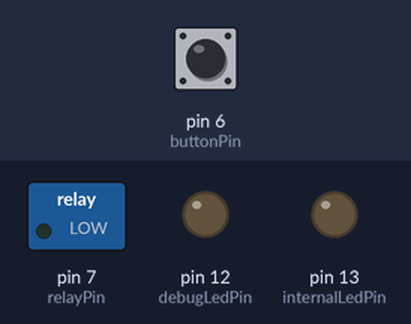
A sketch run on a simulated Arduino Uno, built with avr-gcc and run on an emulated ATmega328P. Parts: switched loads named in the sketch (green lamp = pin HIGH), output pins drawn as LEDs (lit = HIGH). Inputs (shaded band) come from the test bench; at power-on: pin 6 (buttonPin) LOW.

Above: at 1.2 s.
1.3 s: pin 6 (buttonPin) pulled HIGH for 1 s
At 2.45 s:
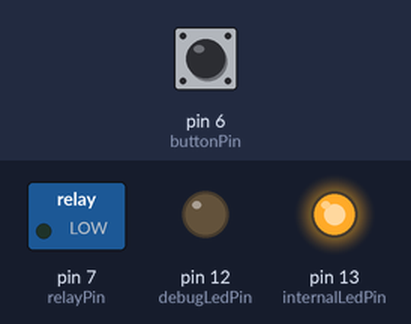
At 8.2 s:
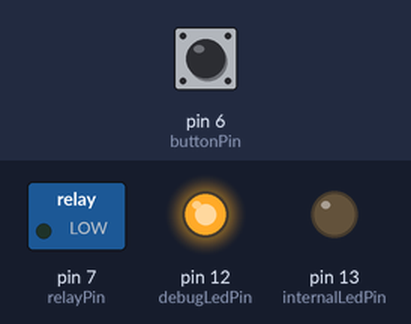
8.3 s: pin 6 (buttonPin) pulled HIGH for 3.2 s
At 11.8 s:
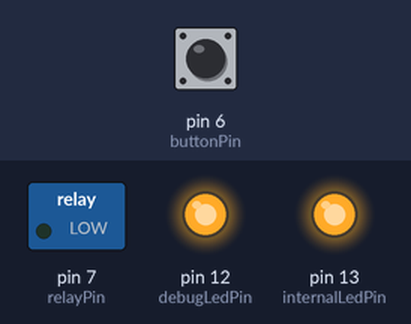
Timing chart, 0 to 31.2 s (numbered marks = the images above; inputs shaded):
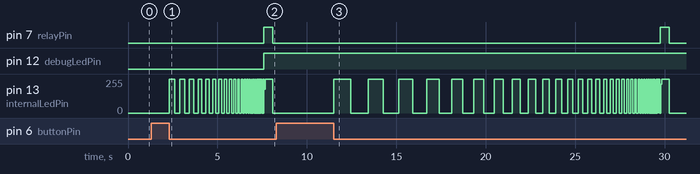

Measured:
- after the input at 1.3 s, pin 7 (relayPin): LOW → HIGH after 6.3 s, → LOW 0.50 s later; pin 12 (debugLedPin): LOW → HIGH after 6.3 s; pin 13 (internalLedPin): 0/255 → 255/255 after 1.0 s, → 0/255 0.30 s later, → 255/255 0.30 s later, → 0/255 0.27 s later, … (58 changes in this stretch)
- after the input at 8.3 s, pin 7 (relayPin): LOW → HIGH after 21.5 s, → LOW 0.50 s later; pin 13 (internalLedPin): 0/255 → 255/255 after 3.2 s, → 0/255 0.96 s later, → 255/255 0.96 s later, → 0/255 0.86 s later, … (79 changes in this stretch)

The sketch:

ArduinoGarageDoor.ino
```cpp
// (licence header left out)
// Constants (pin numbers, etc)
const int buttonPin = 6;        // pin for button reading
const int relayPin =  7;        // pin for relay control
const int internalLedPin =  13; // pin for timing LED
const int debugLedPin =  12;    // pin for 'debug' LED.  If the relay is triggerd this will stay HIGH.

const int debounceThreshold = 50;             // Minimum detectable press duration
const int relayOnDuration = 500;              // duration to connect relay
const unsigned long pressHoldThreshold = 500; // minimum time to be considered a press-and-hold

// variables will change:
int buttonState = 0;         // variable for reading the pushbutton status

unsigned long lastDepressTime = 0;

void setup() {
  pinMode(internalLedPin, OUTPUT); // initialize the internalLED pin as an output:
  pinMode(debugLedPin, OUTPUT); // initialize the debugLedPing pin as an output:
  pinMode(relayPin, OUTPUT); // initialize the relay control pin as an output
  pinMode(buttonPin, INPUT); // initialize the pushbutton pin as an input
}

void loop() {
  // Read the state of the pushbutton value
  int reading = digitalRead(buttonPin);

  // If the switch changed, due to noise or pressing:
  if (reading != buttonState) {
    // The buttonState has changed, long live the buttonState!
    buttonState = reading;

    if (buttonState == HIGH) {
      // If we're pressed, then trigger relay and start counting
      lastDepressTime = millis();
    } else {
      // If we're released, then delay and trigger relay
      int remainingDuration = millis() - lastDepressTime;

      // If button was held down...
      if (lastDepressTime != 0 && remainingDuration  > pressHoldThreshold) {
        // Wait 3x as long a button was pushed
        remainingDuration = remainingDuration * 3;

        // Flash light faster and faster...
        while (remainingDuration > 0) {
          // Flash LED for 1/10th of remaining delay
          digitalWrite(internalLedPin, HIGH);
          delay(remainingDuration * 0.1);
          digitalWrite(internalLedPin, LOW);
          delay(remainingDuration * 0.1);

          // reducing the remaining delay
          remainingDuration = remainingDuration - (remainingDuration * 0.1) - 10;
        }
      }

      if (millis() - lastDepressTime > debounceThreshold) {
        triggerRelay();
        lastDepressTime = 0;
      }
    }
  }
}

void triggerRelay(){
  // Write HIGH level to the debug pin, and don't turn off
  digitalWrite(debugLedPin, HIGH);

  // Write HIGH level to the relay pin,
  // turning the relay to the NO position,
  // where circuit is intact between NO and COM.
  digitalWrite(relayPin, HIGH);
  digitalWrite(internalLedPin, HIGH);

  // Waitabit, long enough to trigger opener
  delay(relayOnDuration);

  // Write LOW to the relay pin, turning the relay to the NC position,
  // so the circuit is intact between NC and COM.
  digitalWrite(relayPin,LOW);
  digitalWrite(internalLedPin, LOW);
}
```
